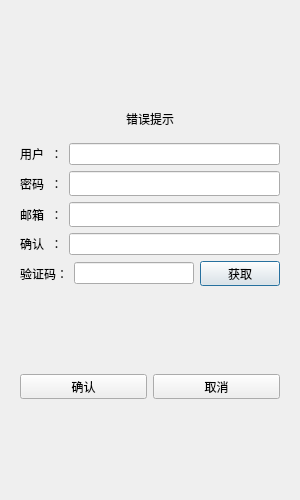
<?xml version="1.0" encoding="UTF-8"?>
<ui version="4.0">
 <class>RegisterDialog</class>
 <widget class="QDialog" name="RegisterDialog">
  <property name="geometry">
   <rect>
    <x>0</x>
    <y>0</y>
    <width>300</width>
    <height>500</height>
   </rect>
  </property>
  <property name="minimumSize">
   <size>
    <width>300</width>
    <height>500</height>
   </size>
  </property>
  <property name="maximumSize">
   <size>
    <width>300</width>
    <height>500</height>
   </size>
  </property>
  <property name="windowTitle">
   <string>Dialog</string>
  </property>
  <layout class="QVBoxLayout" name="verticalLayout_2">
   <item>
    <layout class="QVBoxLayout" name="verticalLayout">
     <item>
      <widget class="QStackedWidget" name="stackedWidget">
       <widget class="QWidget" name="page">
        <layout class="QVBoxLayout" name="verticalLayout_3">
         <item>
          <spacer name="verticalSpacer_2">
           <property name="orientation">
            <enum>Qt::Vertical</enum>
           </property>
           <property name="sizeHint" stdset="0">
            <size>
             <width>20</width>
             <height>40</height>
            </size>
           </property>
          </spacer>
         </item>
         <item>
          <widget class="QWidget" name="widget" native="true">
           <layout class="QVBoxLayout" name="verticalLayout_4">
            <item>
             <widget class="QLabel" name="error_tips">
              <property name="styleSheet">
               <string notr="true">#error_tips[state = 'normal']{
    color : green;
}
#error_tips[state = 'err']{
    color : red;
}

</string>
              </property>
              <property name="text">
               <string>错误提示</string>
              </property>
              <property name="alignment">
               <set>Qt::AlignCenter</set>
              </property>
             </widget>
            </item>
           </layout>
          </widget>
         </item>
         <item>
          <layout class="QHBoxLayout" name="horizontalLayout">
           <item>
            <widget class="QLabel" name="userLabel">
             <property name="maximumSize">
              <size>
               <width>16777215</width>
               <height>25</height>
              </size>
             </property>
             <property name="text">
              <string>用户  ：</string>
             </property>
            </widget>
           </item>
           <item>
            <widget class="QLineEdit" name="userLineEdit">
             <property name="maximumSize">
              <size>
               <width>16777215</width>
               <height>25</height>
              </size>
             </property>
            </widget>
           </item>
          </layout>
         </item>
         <item>
          <layout class="QHBoxLayout" name="horizontalLayout_2">
           <item>
            <widget class="QLabel" name="passwordLabel">
             <property name="minimumSize">
              <size>
               <width>0</width>
               <height>25</height>
              </size>
             </property>
             <property name="maximumSize">
              <size>
               <width>16777215</width>
               <height>25</height>
              </size>
             </property>
             <property name="text">
              <string>密码  ：</string>
             </property>
            </widget>
           </item>
           <item>
            <widget class="QLineEdit" name="passwordLineEdit">
             <property name="minimumSize">
              <size>
               <width>0</width>
               <height>25</height>
              </size>
             </property>
            </widget>
           </item>
          </layout>
         </item>
         <item>
          <layout class="QHBoxLayout" name="horizontalLayout_3">
           <item>
            <widget class="QLabel" name="emailLabel">
             <property name="minimumSize">
              <size>
               <width>0</width>
               <height>25</height>
              </size>
             </property>
             <property name="maximumSize">
              <size>
               <width>16777215</width>
               <height>25</height>
              </size>
             </property>
             <property name="text">
              <string>邮箱  ：</string>
             </property>
            </widget>
           </item>
           <item>
            <widget class="QLineEdit" name="emailLineEdit">
             <property name="minimumSize">
              <size>
               <width>0</width>
               <height>25</height>
              </size>
             </property>
             <property name="maximumSize">
              <size>
               <width>16777215</width>
               <height>25</height>
              </size>
             </property>
            </widget>
           </item>
          </layout>
         </item>
         <item>
          <layout class="QHBoxLayout" name="horizontalLayout_4">
           <item>
            <widget class="QLabel" name="comfirmLabel">
             <property name="maximumSize">
              <size>
               <width>16777215</width>
               <height>25</height>
              </size>
             </property>
             <property name="text">
              <string>确认  ：</string>
             </property>
            </widget>
           </item>
           <item>
            <widget class="QLineEdit" name="comfirmLineEdit"/>
           </item>
          </layout>
         </item>
         <item>
          <layout class="QHBoxLayout" name="horizontalLayout_5">
           <item>
            <widget class="QLabel" name="verifyCodeLabel">
             <property name="maximumSize">
              <size>
               <width>16777215</width>
               <height>25</height>
              </size>
             </property>
             <property name="text">
              <string>验证码：</string>
             </property>
            </widget>
           </item>
           <item>
            <widget class="QLineEdit" name="verifyLineEdit"/>
           </item>
           <item>
            <widget class="QPushButton" name="getVerifyCodeBtn">
             <property name="minimumSize">
              <size>
               <width>0</width>
               <height>25</height>
              </size>
             </property>
             <property name="maximumSize">
              <size>
               <width>16777215</width>
               <height>25</height>
              </size>
             </property>
             <property name="text">
              <string>获取</string>
             </property>
            </widget>
           </item>
          </layout>
         </item>
         <item>
          <spacer name="verticalSpacer">
           <property name="orientation">
            <enum>Qt::Vertical</enum>
           </property>
           <property name="sizeHint" stdset="0">
            <size>
             <width>20</width>
             <height>40</height>
            </size>
           </property>
          </spacer>
         </item>
         <item>
          <layout class="QHBoxLayout" name="horizontalLayout_6">
           <item>
            <widget class="QPushButton" name="confirmBtn">
             <property name="minimumSize">
              <size>
               <width>0</width>
               <height>25</height>
              </size>
             </property>
             <property name="maximumSize">
              <size>
               <width>16777215</width>
               <height>25</height>
              </size>
             </property>
             <property name="text">
              <string>确认</string>
             </property>
            </widget>
           </item>
           <item>
            <widget class="QPushButton" name="cancelBtn">
             <property name="minimumSize">
              <size>
               <width>0</width>
               <height>25</height>
              </size>
             </property>
             <property name="maximumSize">
              <size>
               <width>16777215</width>
               <height>25</height>
              </size>
             </property>
             <property name="text">
              <string>取消</string>
             </property>
            </widget>
           </item>
          </layout>
         </item>
         <item>
          <spacer name="verticalSpacer_3">
           <property name="orientation">
            <enum>Qt::Vertical</enum>
           </property>
           <property name="sizeHint" stdset="0">
            <size>
             <width>20</width>
             <height>40</height>
            </size>
           </property>
          </spacer>
         </item>
        </layout>
       </widget>
       <widget class="QWidget" name="page_2"/>
      </widget>
     </item>
    </layout>
   </item>
  </layout>
 </widget>
 <resources/>
 <connections/>
</ui>
